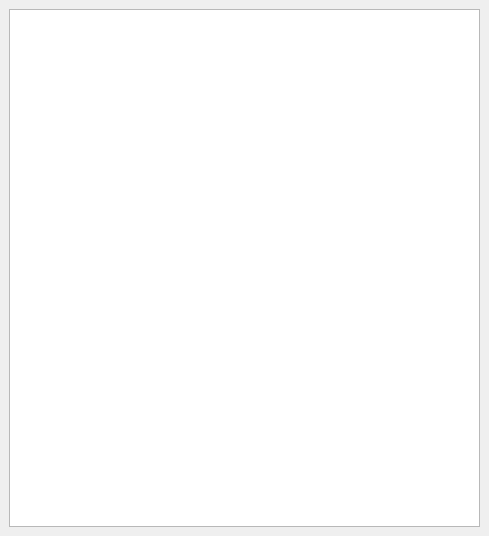
<?xml version="1.0" encoding="UTF-8"?>
<ui version="4.0">
 <class>RIPTDockWidgetBase</class>
 <widget class="QDockWidget" name="RIPTDockWidgetBase">
  <property name="geometry">
   <rect>
    <x>0</x>
    <y>0</y>
    <width>489</width>
    <height>536</height>
   </rect>
  </property>
  <property name="windowTitle">
   <string>QRiS</string>
  </property>
  <widget class="QWidget" name="dockWidgetContents">
   <layout class="QGridLayout" name="gridLayout">
    <item row="0" column="0">
     <widget class="QTreeView" name="treeView">
      <property name="headerHidden">
       <bool>true</bool>
      </property>
     </widget>
    </item>
   </layout>
  </widget>
 </widget>
 <resources/>
 <connections/>
</ui>
